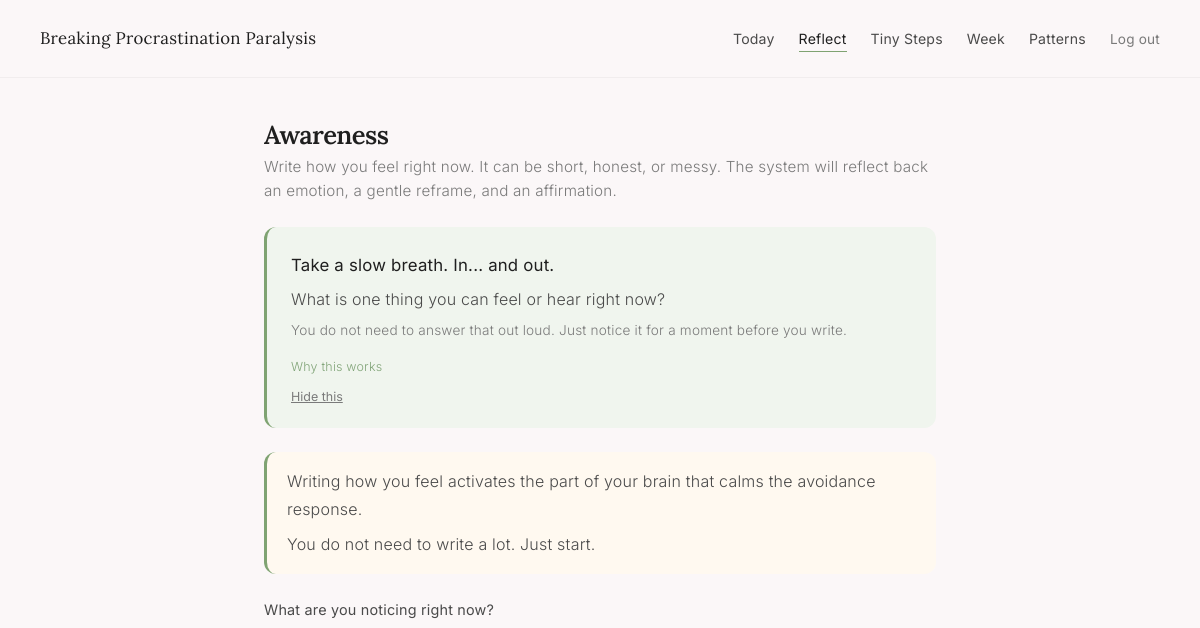
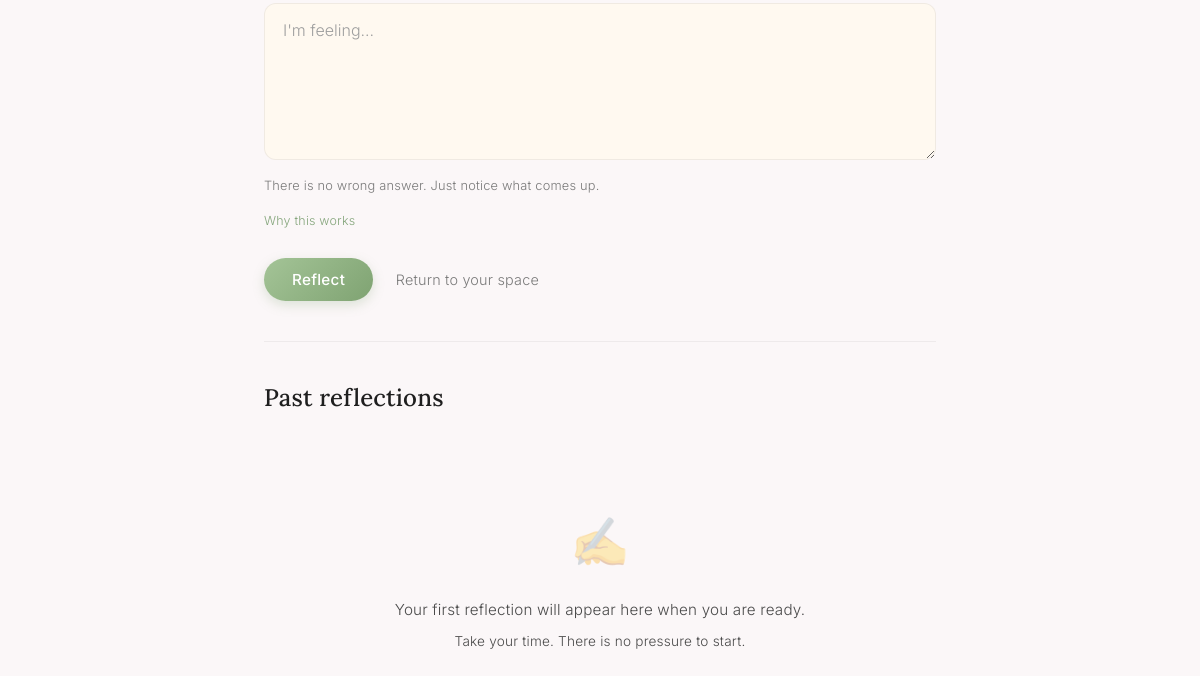
Page /journal (signed in) on the earlier database version (2 pictures, top to bottom).
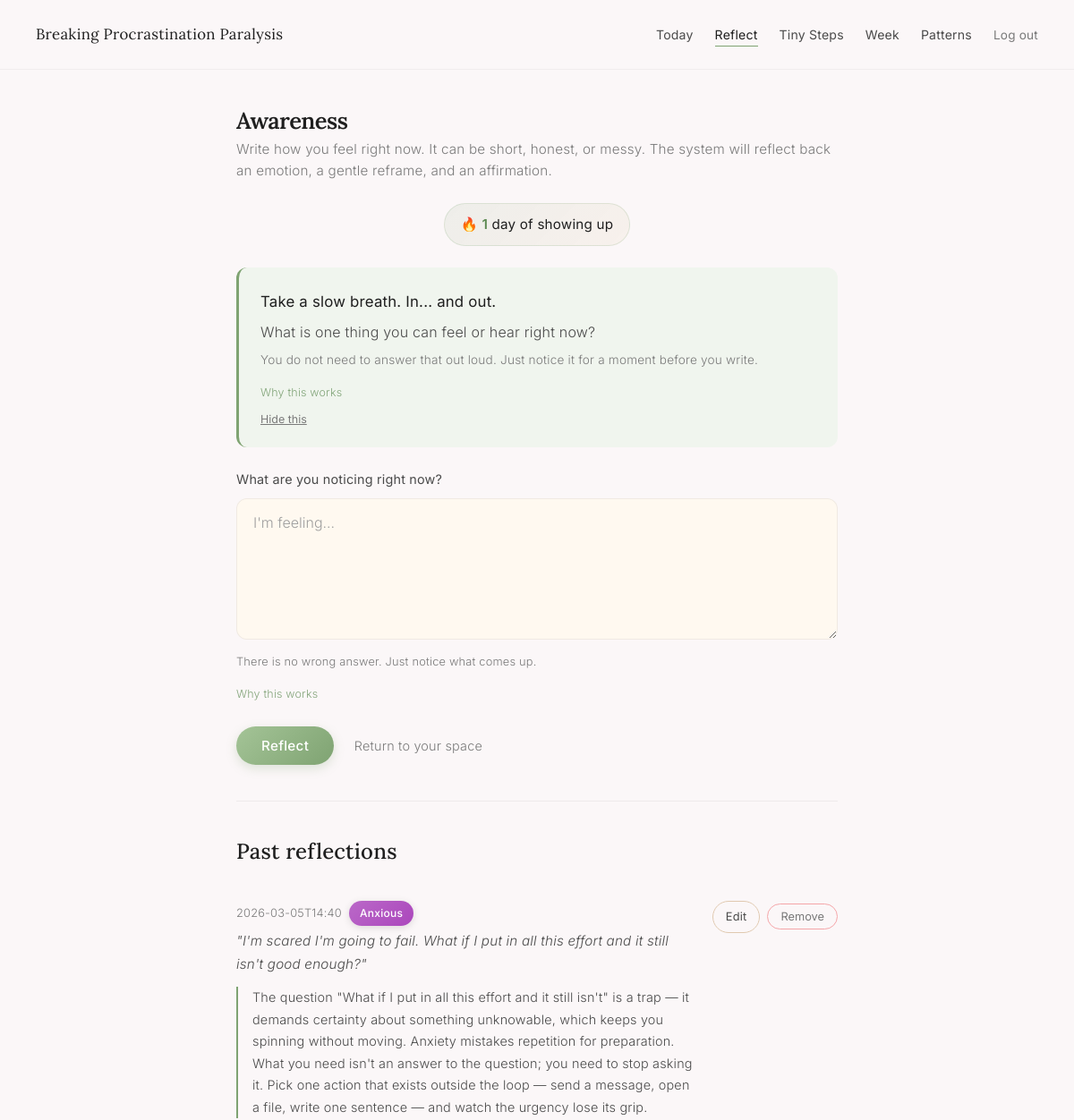
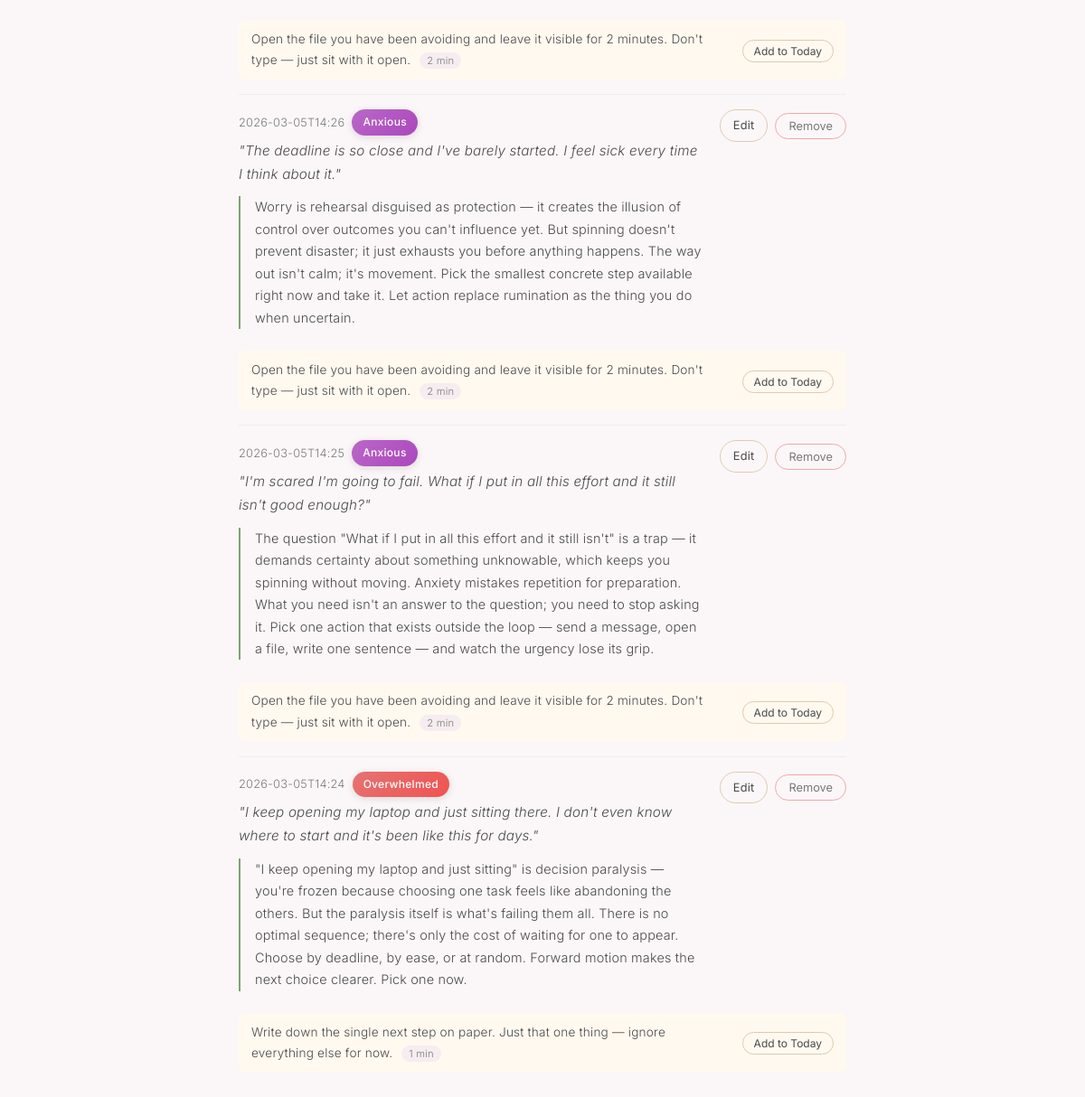
Same page on the later database version (2 pictures, top to bottom).
### tables this page shows
CREATE TABLE journal_entries (
            id INTEGER PRIMARY KEY AUTOINCREMENT,
            user_id INTEGER NOT NULL,
            entry_text TEXT NOT NULL,
            predicted_emotion TEXT NOT NULL,
            created_at TEXT NOT NULL, reframe TEXT, micro_task_text TEXT, micro_task_minutes INTEGER,
            FOREIGN KEY (user_id) REFERENCES users(id)
        );

### app.py (the view, shortened to what this page needs)
@app.route("/journal", methods=["GET", "POST"])
@login_required
@onboarding_check
def journal():
    user_id = session['user_id']
    predicted_emotion = None
    reframe = None
    affirmation = None
    micro_task = None
    new_entry_id = None
    conn = get_db_connection()
    try:
        cur = conn.cursor()
        cur.execute(
            "SELECT id, entry_text, predicted_emotion, reframe, micro_task_text, micro_task_minutes, created_at "
            "FROM journal_entries WHERE user_id = ? ORDER BY id DESC;",
            (user_id,),
        )
        entries = cur.fetchall()
    finally:
        conn.close()
    _, emotional_streak, _ = get_alignment_state(user_id)
    journal_count = len(entries)
    return render_template(
        "journal.html",
        predicted_emotion=predicted_emotion,
        reframe=reframe,
        affirmation=affirmation,
        micro_task=micro_task,
        new_entry_id=new_entry_id,
        entries=entries,
        emotional_streak=emotional_streak,
        journal_count=journal_count,
    )

### app.py (called while the page is built)
def get_db_connection():
    conn = sqlite3.connect(DB_PATH, timeout=30)  # Increased timeout to 30 seconds
    conn.row_factory = sqlite3.Row
    conn.execute("PRAGMA journal_mode=WAL")  # Enable Write-Ahead Logging for better concurrency
    return conn

def login_required(f):
    @wraps(f)
    def decorated_function(*args, **kwargs):
        if 'user_id' not in session:
            return redirect(url_for('landing'))
        return f(*args, **kwargs)
    return decorated_function

def onboarding_check(f):
    @wraps(f)
    def decorated_function(*args, **kwargs):
        if 'user_id' not in session:
            return redirect(url_for('landing'))
        user_id = session['user_id']
        conn = get_db_connection()
        try:
            cur = conn.cursor()
            cur.execute("SELECT onboarding_complete FROM users WHERE id = ?", (user_id,))
            user = cur.fetchone()
            if user and user['onboarding_complete'] == 0:
                return redirect(get_next_onboarding_step(user_id))
        finally:
            conn.close()
        return f(*args, **kwargs)
    return decorated_function

def get_alignment_state(user_id):
    conn = get_db_connection()
    try:
        cur = conn.cursor()
        cur.execute(
            "SELECT alignment_score, emotional_streak, last_journal_date "
            "FROM alignment_state WHERE user_id = ?;",
            (user_id,),
        )
        row = cur.fetchone()
        if row is None:
            return 0, 0, None
        return row["alignment_score"], row["emotional_streak"], row["last_journal_date"]
    finally:
        conn.close()

### templates/journal.html (shortened to what this page needs)
<!doctype html>
<html lang="en">
<head>
    <link rel="stylesheet" href="{{ url_for('static', filename='calm.css') }}">
</head>
<body>
<div class="page-wrapper">
    <nav class="page-nav">
        <a href="{{ url_for('dashboard') }}" class="nav-brand">Breaking Procrastination Paralysis</a>
        <ul class="nav-links">
            <li><a href="{{ url_for('today') }}">Today</a></li>
            <li><a href="{{ url_for('journal') }}" class="active">Reflect</a></li>
            <li><a href="{{ url_for('habits') }}">Tiny Steps</a></li>
            <li><a href="{{ url_for('week') }}">Week</a></li>
            <li><a href="{{ url_for('analytics') }}">Patterns</a></li>
            <li><a href="{{ url_for('logout') }}" class="logout-link">Log out</a></li>
        </ul>
    </nav>
    <main class="page-content">
        <div class="section-header fade-in-up">
            <h1 class="section-title">Awareness</h1>
            <p class="section-subtitle">
                Write how you feel right now. It can be short, honest, or messy.
                The system will reflect back an emotion, a gentle reframe, and an affirmation.
            </p>
        </div>
        {% if emotional_streak and emotional_streak > 0 %}
        <div style="text-align: center; margin-bottom: var(--space-md);" class="fade-in-up">
            <span class="streak-display">
                <span>🔥 <span class="streak-number">{{ emotional_streak }}</span> day{{ 's' if emotional_streak != 1 }} of showing up</span>
            </span>
        </div>
        {% endif %}
        <div class="grounding-prompt fade-in-up" id="groundingPrompt">
            <div class="grounding-inner" id="groundingInner">
                <p class="grounding-breath">Take a slow breath. In... and out.</p>
                <p class="grounding-question">What is one thing you can feel or hear right now?</p>
                <p class="grounding-note">You do not need to answer that out loud. Just notice it for a moment before you write.</p>
                <details class="psych-explainer">
                    <summary>Why this works</summary>
                </details>
            </div>
            <button type="button" class="grounding-toggle" id="groundingToggle" onclick="toggleGrounding()">Hide this</button>
        </div>
        {% if journal_count == 0 %}
        <div class="first-journal-note fade-in-up">
            <p>Writing how you feel activates the part of your brain that calms the avoidance response.</p>
            <p style="margin-top: 8px;">You do not need to write a lot. Just start.</p>
        </div>
        {% endif %}
        <form method="post" class="fade-in-up">
            <div class="form-group">
                <label for="entry_text" class="form-label">What are you noticing right now?</label>
                <textarea
                    id="entry_text"
                    name="entry_text"
                    rows="5"
                    placeholder="I'm feeling..."
                ></textarea>
                <p class="form-hint">There is no wrong answer. Just notice what comes up.</p>
                <details class="psych-explainer">
                    <summary>Why this works</summary>
                </details>
            </div>
            <button type="submit" class="btn-calm">Reflect</button>
            <a href="{{ url_for('today') }}" class="btn-text" style="margin-left: 16px;">Return to your space</a>
        </form>
        <hr class="divider">
        <div class="section-header">
            <h2>Past reflections</h2>
        </div>
        {% if entries %}
        <ul class="entries-list stagger-children">
            {% for entry in entries %}
            <li class="entry-item" style="flex-direction: column; gap: 8px;">
                <div style="display: flex; justify-content: space-between; align-items: flex-start; gap: 16px; width: 100%;">
                    <div class="entry-content">
                        <div class="entry-meta">
                            <span>{{ entry["created_at"][:16] }}</span>
                            <span class="emotion-badge {{ entry['predicted_emotion'] }}">{{ entry["predicted_emotion"] }}</span>
                        </div>
                        <p class="entry-text">"{{ entry["entry_text"] }}"</p>
                        {% if entry["reframe"] %}
                        <p class="reflection-reframe" style="margin-top: 12px; font-size: 0.9rem;">{{ entry["reframe"] }}</p>
                        {% endif %}
                    </div>
                    <div class="entry-actions">
                        <a href="{{ url_for('edit_journal', entry_id=entry['id']) }}" class="btn-gentle" style="padding: 6px 14px; font-size: 0.8rem;">
                            Edit
                        </a>
                        <form method="post"
                              action="{{ url_for('delete_journal', entry_id=entry['id']) }}"
                              style="display: inline;">
                            <button type="submit"
                                    class="btn-danger-soft"
                                    onclick="return confirm('Are you sure you want to remove this reflection?');">
                                Remove
                            </button>
                        </form>
                    </div>
                </div>
                {% if entry["micro_task_text"] %}
                <div style="background: var(--cream); border-radius: var(--radius-sm); padding: 10px 14px; width: 100%; display: flex; justify-content: space-between; align-items: center; gap: 12px;">
                    <p style="font-size: 0.85rem; color: var(--text-secondary); margin: 0; flex: 1;">
                        {{ entry["micro_task_text"] }}
                        <span class="habit-tag">{{ entry["micro_task_minutes"] }} min</span>
                    </p>
                    <form method="post" action="{{ url_for('add_todo') }}" style="flex-shrink: 0;">
                        <button type="submit" class="btn-gentle" style="padding: 4px 12px; font-size: 0.75rem;">
                            Add to Today
                        </button>
                    </form>
                </div>
                {% endif %}
            </li>
            {% endfor %}
        </ul>
        {% else %}
        <div class="empty-state-enhanced">
            <div class="empty-state-icon">✍️</div>
            <p>Your first reflection will appear here when you are ready.</p>
            <p style="margin-top: 8px; font-size: 0.85rem;">Take your time. There is no pressure to start.</p>
        </div>
        {% endif %}
    </main>
</div>
</body>
</html>

Differences in the rows shown:
added journal_entries: created_at "2026-03-05T14:40", predicted_emotion "Anxious", entry_text "I'm scared I'm going to fail. What if I put in all this effort and it still isn't good enough?", reframe "The question \"What if I put in all this effort and it still isn't\" is a trap — it demands certainty about something unknowable, which keeps you spinning without moving. Anxiety mistakes repetition for preparation. What you need isn't an answer to the question; you need to stop asking it. Pick one action that exists outside the loop — send a message, open a file, write one sentence — and watch the urgency lose its grip.", micro_task_text "Open the file you have been avoiding and leave it visible for 2 minutes. Don't type — just sit with it open.", micro_task_minutes "2"
added journal_entries: created_at "2026-03-05T14:26", predicted_emotion "Anxious", entry_text "The deadline is so close and I've barely started. I feel sick every time I think about it.", reframe "Worry is rehearsal disguised as protection — it creates the illusion of control over outcomes you can't influence yet. But spinning doesn't prevent disaster; it just exhausts you before anything happens. The way out isn't calm; it's movement. Pick the smallest concrete step available right now and take it. Let action replace rumination as the thing you do when uncertain.", micro_task_text "Open the file you have been avoiding and leave it visible for 2 minutes. Don't type — just sit with it open.", micro_task_minutes "2"
added journal_entries: created_at "2026-03-05T14:25", predicted_emotion "Anxious", entry_text "I'm scared I'm going to fail. What if I put in all this effort and it still isn't good enough?", reframe "The question \"What if I put in all this effort and it still isn't\" is a trap — it demands certainty about something unknowable, which keeps you spinning without moving. Anxiety mistakes repetition for preparation. What you need isn't an answer to the question; you need to stop asking it. Pick one action that exists outside the loop — send a message, open a file, write one sentence — and watch the urgency lose its grip.", micro_task_text "Open the file you have been avoiding and leave it visible for 2 minutes. Don't type — just sit with it open.", micro_task_minutes "2"
added journal_entries: created_at "2026-03-05T14:24", predicted_emotion "Overwhelmed", entry_text "I keep opening my laptop and just sitting there. I don't even know where to start and it's been like this for days.", reframe "\"I keep opening my laptop and just sitting\" is decision paralysis — you're frozen because choosing one task feels like abandoning the others. But the paralysis itself is what's failing them all. There is no optimal sequence; there's only the cost of waiting for one to appear. Choose by deadline, by ease, or at random. Forward motion makes the next choice clearer. Pick one now.", micro_task_text "Write down the single next step on paper. Just that one thing — ignore everything else for now.", micro_task_minutes "1"
Other differences:
{{ emotional_streak }}: (not shown) → "1"
text no longer shown: "Writing how you feel activates the part of your brain that calms the avoidance response. You do not need to write a lot. Just start. ✍️ Your first reflection will appear here when you are ready. Take your time. There is no pressure to start."
text now shown: "🔥 day of showing up"
